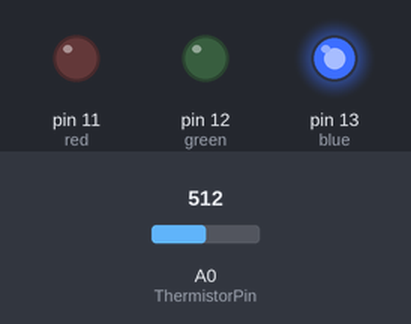
The sketch below on a simulated Arduino Uno, built with avr-gcc and run on an emulated ATmega328P. Parts: output pins drawn as LEDs (lit = HIGH). The inputs (shaded band) are chosen by the test bench; at power-on: A0 (ThermistorPin) = 512. What the sketch prints to the serial monitor is not drawn.

Above: at 0.1 s.
Timing chart, 0 to 1.6 s (numbered marks = the images above):
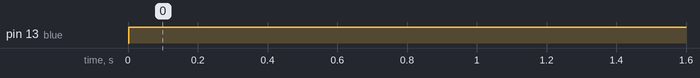

Measured:
- by itself, pin 13 (blue): LOW → HIGH at 0.00 s

The sketch:

detectorbuilding.ino
```cpp
int ThermistorPin = 0;
int Vo;
float R1 = 10000;
float logR2, R2, T, ppm;
float c1 = 1.009249522e-03, c2 = 2.378405444e-04, c3 = 2.019202697e-07;
const int ppm1 = 1501; //set hot parameter
const int ppm2 = 3101; //set cold parameter

void setup() {
  pinMode(A0, INPUT);
  pinMode(13, OUTPUT); //blue
  pinMode(12, OUTPUT); //green
  pinMode(11, OUTPUT); //red
  Serial.begin(9600);
}
void loop() {
  Vo = analogRead(ThermistorPin);
  R2 = R1 * (1023.0 / (float)Vo - 1.0);
  logR2 = log(R2);
  T = (1.0 / (c1 + c2*logR2 + c3*logR2*logR2*logR2));
  T = T - 273.15;
  T = (T * 9.0)/ 5.0 + 32.0;
  Serial.print("Temperature: ");
  Serial.print(T);
  Serial.println(" F");
  Serial.print(Vo);
  Serial.println(" V");
  ppm = Vo * 2;
  Serial.print(ppm);
  Serial.println(" ppm");

  if (T < ppm1) { //blue
    digitalWrite(13, HIGH);
    digitalWrite(12, LOW);
    digitalWrite(11, LOW);
  }
  else if (T >= ppm2) { //red
    digitalWrite(13, LOW);
    digitalWrite(12, LOW);
    digitalWrite(11, HIGH);
  }
  else { //green
    digitalWrite(13, LOW);
    digitalWrite(12, HIGH);
    digitalWrite(11, LOW);
  }
delay(500);
}
```
